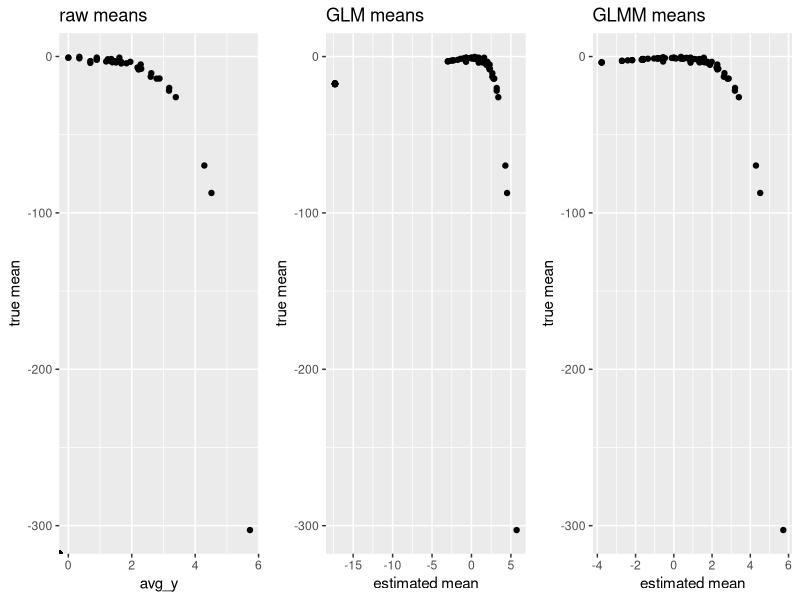
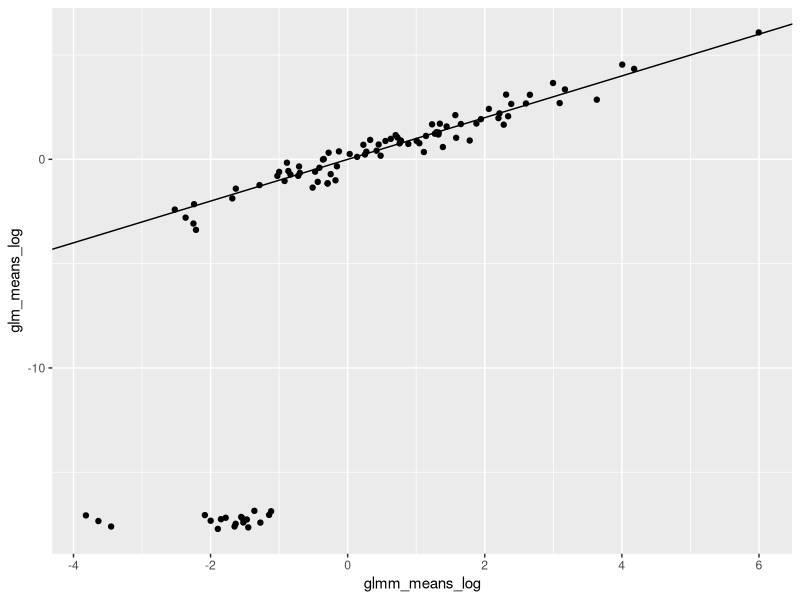
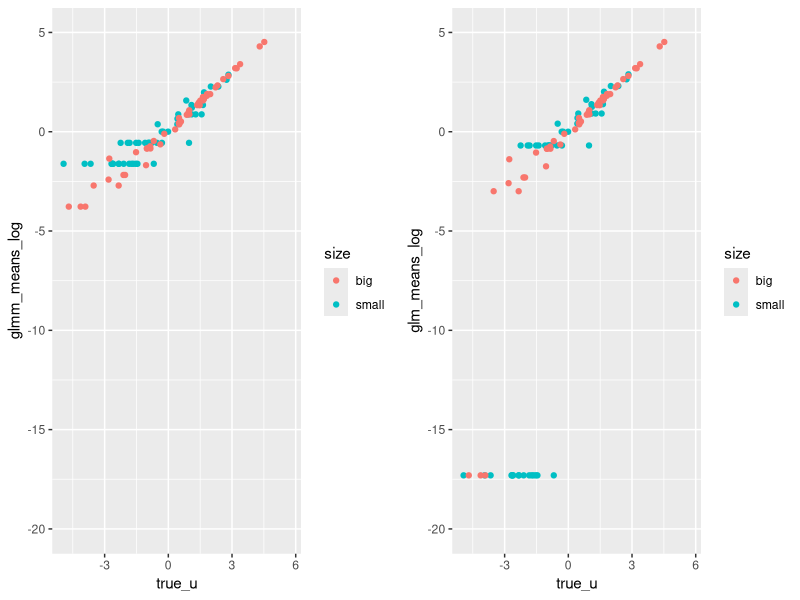

The R script that drew these images, in order:
## Poisson random effects simulation

library(dplyr)
library(ggplot2)
library(lme4)
library(gridExtra)

set.seed <- 7895
n_groups <- 100
means <- rnorm(n_groups, 0, 2)
overall_mean <- 0
ymin <- -4
ymax <- 4


dat <- data_frame(
    group_id = rep(1:n_groups, rep(c(2, 40), each=n_groups/2)),
    y = rpois(length(group_id), exp(overall_mean + means[group_id])),
    true_u = means[group_id],
    true_mean = exp(overall_mean + means[group_id])
)

plot_truth <- ggplot(dat, aes(group_id, overall_mean+true_mean)) + 
        geom_point() + ylab("log-scale group mean") + 
        coord_cartesian(ylim=c(ymin, ymax)) +
        geom_hline(aes(yintercept=overall_mean)) + ggtitle("true group means")
    

raw_means <- dat%>% group_by(group_id) %>%
    summarize(
        true_mean = exp(overall_mean+ means[mean(group_id)]),
        avg_y = mean(log(y)), 
        sd_y = sd(log(y)),
        est_lb = avg_y-2*sd_y,
        est_ub = avg_y+2*sd_y
    )
plot_raw <- ggplot(raw_means, aes(avg_y, y=avg_y-true_mean)) + 
    geom_point() + ylab("true mean") +
    ##coord_cartesian(ylim=c(ymin, ymax)) + 
    ggtitle("raw means")
    



fit_glm <- glm(y~factor(group_id)-1, data=dat, family="poisson")
pred_means_glm <- predict(fit_glm, newdata=data.frame(group_id=1:n_groups), se.fit = TRUE)
glm_means <- data_frame(
    group_id = 1:n_groups,
    true_mean = exp(overall_mean+ means[group_id]),
    est_mean = pred_means_glm$fit,
    est_lb = pred_means_glm$fit-2*pred_means_glm$se.fit,
    est_ub = pred_means_glm$fit+2*pred_means_glm$se.fit
)

plot_glm <- ggplot(glm_means, aes(y=est_mean-true_mean, x=est_mean)) +
    geom_point() + ylab("true mean") + xlab("estimated mean") +
    #coord_cartesian(ylim=c(ymin, ymax)) + 
    ggtitle("GLM means")


fit_glmm <- glmer(y~(1|group_id), data=dat, family="poisson")
glmm_means <- data_frame(
    group_id = 1:n_groups,
    est_mean = predict(fit_glmm, newdata=data.frame(group_id=1:n_groups)),
    true_mean = exp(overall_mean+ means[group_id]),
    true_u = means[group_id]
)

plot_glmm <- ggplot(glmm_means, aes(y=est_mean-true_mean, x=est_mean)) +
    geom_point() + ylab("true mean") + xlab("estimated mean") +
    #coord_cartesian(ylim=c(ymin, ymax)) + 
    ggtitle("GLMM means")

grid.arrange(plot_raw, plot_glm, plot_glmm, nrow=1)


means_compare <- data_frame(
    group_id = 1:n_groups,
    glmm_means_log = predict(fit_glmm, newdata=data.frame(group_id=1:n_groups)),
    glm_means_log = predict(fit_glm, newdata=data.frame(group_id=1:n_groups)),
    true_u = means[group_id],
    size = ifelse(group_id<=50, "small", "big")
)

ggplot(means_compare, aes(x=glmm_means_log, y=glm_means_log)) +
    geom_jitter(height=.5, width=.5) + geom_abline(aes(slope=1, intercept=0)) 
    #ylab("true mean") + xlab("estimated mean") +
    #coord_cartesian(ylim=c(ymin, ymax)) + 
    #ggtitle("GLMM means")

p1 <- ggplot(means_compare, aes(y=glmm_means_log, x=true_u, color=size)) +
    geom_point() + ylim(-20, 5)
p2 <- ggplot(means_compare, aes(y=glm_means_log, x=true_u, color=size)) +
    geom_point() + ylim(-20, 5)

grid.arrange(p1, p2, nrow=1)



